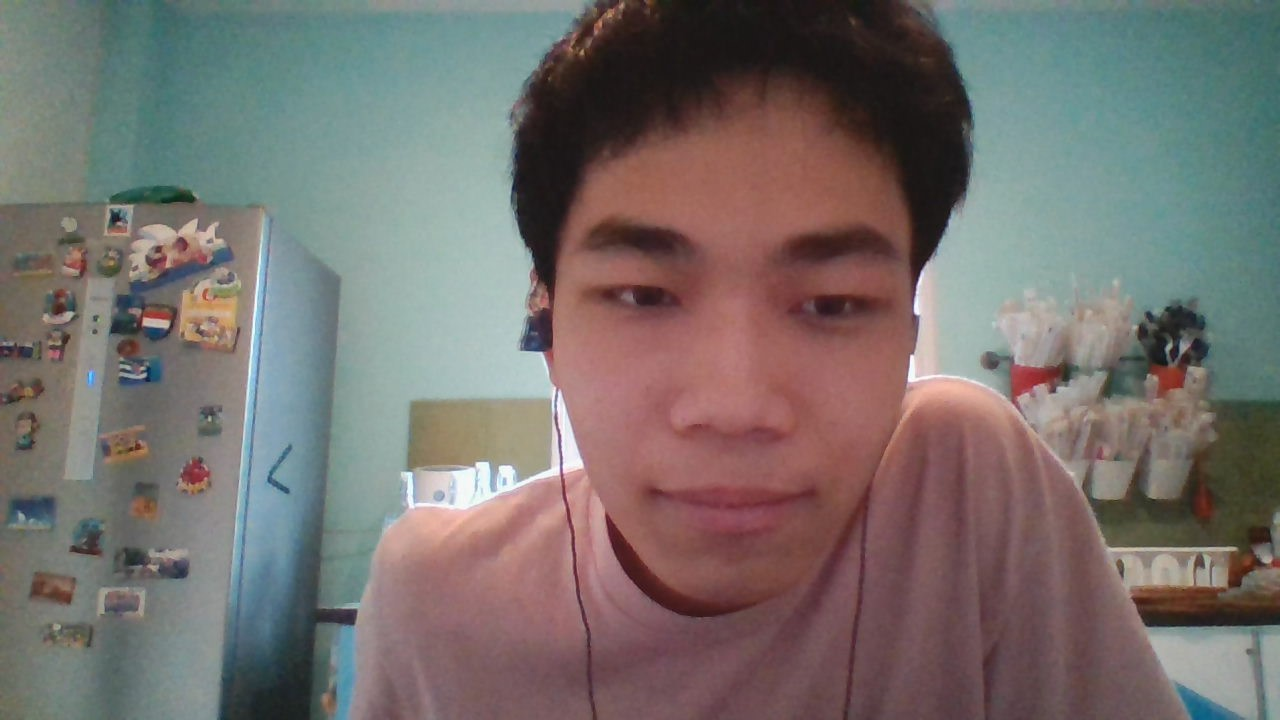
#> input picture spa.jpg, 1280 x 720 px
$ python make.py
#> lines starting #> are read from the running program, lines starting #| are printed output that depends on the picture
#!/usr/bin/env python3

import cv2
import numpy as np

import sys

symbols_list = ["-", "=", "+", "S", "P", "A"]
threshold_list = [0, 50, 100, 150, 200]
image_path = "spa.jpg" ##ชื่อรูปภาพ

def print_out_ascii(array):
    #prints the coded image with symbols

    for row in array:
        for e in row:
        	# select symbol based on the type of coding
            print(symbols_list[int(e) % len(symbols_list)], end="")
        print()


def img_to_ascii(image):
    #returns the numeric coded image

    # resizing parameters
    # adjust these parameters if the output doesn't fit to the screen
    height, width = image.shape
    new_width = int(width / 20)
    new_height = int(height / 40)

    # resize image to fit the printing screen
    resized_image = cv2.resize(image, (new_width, new_height),)

    thresh_image = np.zeros(resized_image.shape)

    for i, threshold in enumerate(threshold_list):
        # assign corresponding values according to the index of threshold applied
        thresh_image[resized_image > threshold] = i
    return thresh_image


if __name__ == "__main__":

    # [9 lines of commented-out code are left out]

    image = cv2.imread(image_path, 0)  # read image
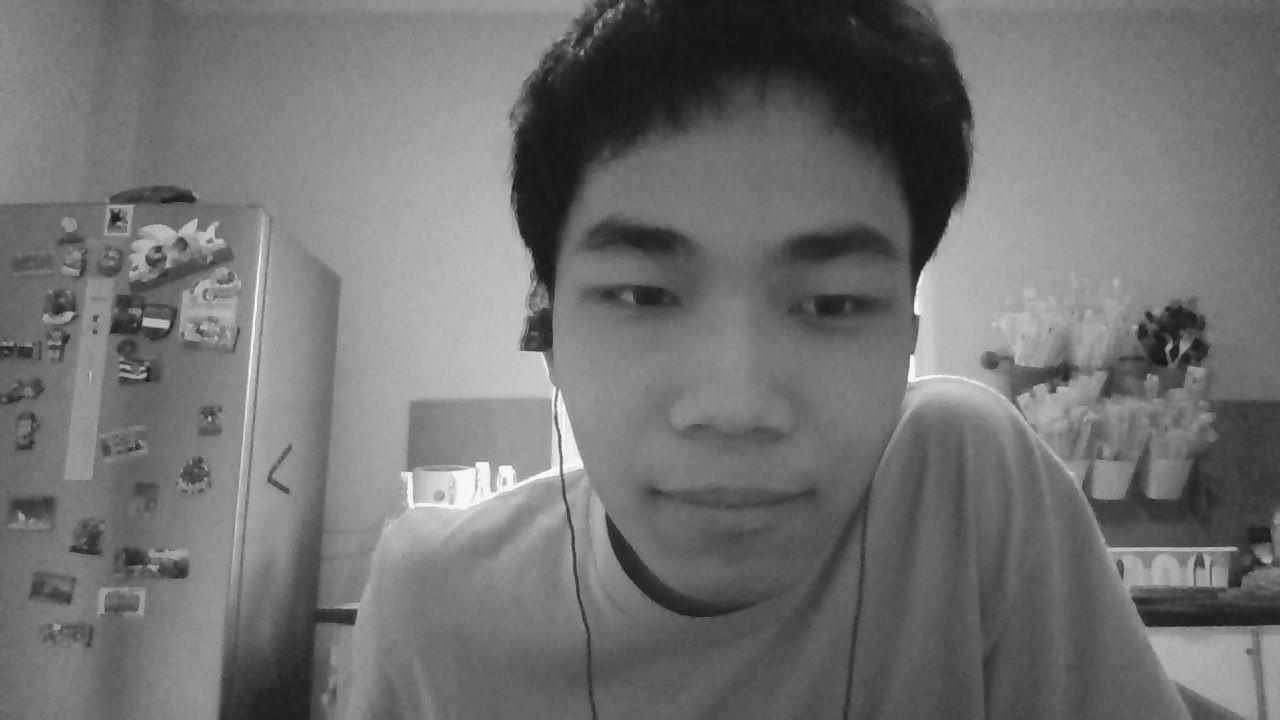
#> image: shape (720, 1280); min 18, max 255, mean 113.4

    ascii_art = img_to_ascii(image)
    print_out_ascii(ascii_art)
#> the loop in print_out_ascii, `for row in array:` made 18 passes
#| +++++=====+++++++++++++++++++==-----------=--=++++++++++++++====
#| ++++++++++++++++++++++++++S==-----------------==++++++++++++++==
#| +++++++++++++++++++SSSSSSS=---------=====-------+++++++++++++++=
#| ++++++++++++++++++SSSSSSSS------==++++++===-----=SS++++++++++++=
#| +++++++++++++++++SSSSSSSS+---=++++++++++++===---+SSSS+++++++++++
#| +++++=S+++++++++SSSSSSSSSS--=+==++++++++++++==-SSSSSSSS+++++++++
#| ===++++=+=+=+S+++SSSSSSSSSS-++++===+++========+SSSSSSSS+++++++++
#| ++==++=++S+S+SS++SSSSSSSSS+=+==+-==+++===-====SSSSSSSSSS++++++++
#> (further printed lines are left out)
